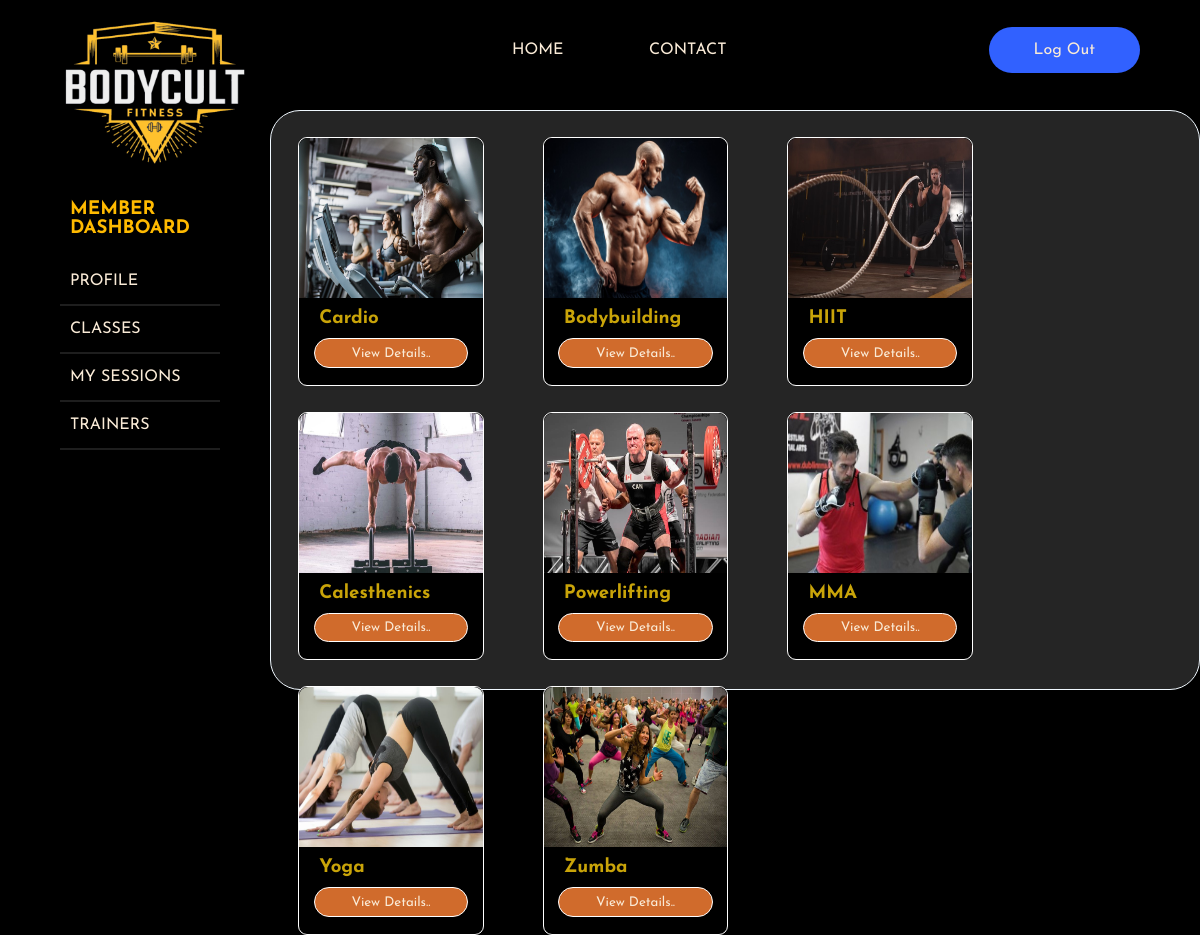
Screenshot of /mclass/ with the database file from the repository.
### body/models.py (models this page shows, shortened)
class Workout(models.Model):
    name = models.CharField(max_length=20)
    image = models.ImageField(upload_to="pics/", null=True, blank=True)

### body/views.py (the view)
# urls.py: path('mclass/',mclass),
def mclass(request):
    classes=Workout.objects.all()
    return render(request,"mclass.html",{"classes":classes})

### body/templates/mclass.html (shortened to what this page needs)
{% extends 'MemberDash.html' %}
{% block body %}
{% for class in classes %}
<div class="card">
        <img src={{class.image.url}}>
        <h3>{{class.name}}</h3>
        <button id="choose">
                <a href="/details/{{class.id}}"> View Details..</a>
        </button>
</div>
{% endfor %}
{% endblock %}

### body/templates/MemberDash.html (shortened to what this page needs)
<!DOCTYPE html>
<html lang="en">
<head>
     <link rel="stylesheet" type="text/css" href="/static/Dashboard.css">
</head>
<body>
<header>
 <div class="mainheader">
            <div class="logo">
                <img src="/static/Images/logo.png">
            </div>
            <nav>
                <a href="/home/">home</a>
                <a href="/contact/">contact</a>
            </nav>
            <div class="logoutbtn">
                <button id="button">
                    <a href="/signout/">Log Out</a>
                </button>
            </div>
        </div>
<div class="main">
<div class="Sideplane">
 <h3>MEMBER<br>DASHBOARD</h3>
  <ul>
  <li><a href="/mprofile/">PROFILE</a>
  <li><a href="/mclass/">CLASSES</a>
<li><a href="/msession/">MY SESSIONS</a>
 <li><a href="/mtrainer/">TRAINERS</a>
  </ul>
</div>
<div class="content">
{% block body %}{% endblock %}
 </div>
</div>
</header>
</body>
</html>

### body/static/Dashboard.css (style rules this page uses)
* { color:aliceblue; background-color:black; margin: 0; padding: 0; box-sizing: border-box; font-family: 'Josefin Sans', sans-serif; }
.Sideplane { margin-left: 60px; margin-top:100px; width:200px; background-color:#000000; }
.Sideplane ul li { list-style:none; padding:15px 10px; border-bottom: 2px solid rgba(100,100,100,0.3); }
.mainheader { background-color: rgba(0,0,0,0); width: 100%; padding-bottom: 70px; height: 100px; display: flex; justify-content: space-between; align-items: center; }
.logo img { margin-top:160px; width: 250px; height: 150px; padding-left: 60px; }
.mainheader nav { margin-top: 70px; width: 300px; display: flex; justify-content: space-around; align-items: center; }
.mainheader nav a { text-decoration: none; color: antiquewhite; text-transform: uppercase; }
.logoutbtn { margin-top: 70px; margin-right: 60px; }
a { text-decoration: none; color: antiquewhite; }
#button { padding: 15px 45px; text-align: center; font-size: 16px; border: none; background-color: rgb(49, 97, 255); border-radius: 25px; transition: 0.3s; cursor: pointer; }
.logoutbtn a { background:transparent; }
.Sideplane h3 { margin-left: 10px; margin-bottom: 20px; color:#ffba00; }
.main { display:flex; }
.content { margin-top:10px; background: rgba(64, 64, 64, 0.58); margin-left:50px; height:580px; border:solid; border-width: 1px; border-radius: 30px; width:1160px; }
.card { border: .8px solid white; margin: 26px 27px 0px; width: 20%; height:43%; background-color: rgba(0, 0, 0, 1); text-align: center; border-radius: 9px; display:inline-block; }
.card button a { background: transparent; }
.card img { width:100%; height:65%; border-top-left-radius: 9px; border-top-right-radius: 9px; }
.card h3 { margin-left: 20px; text-align: left; margin-top: 7px; color:#c9a409; }
#choose { border:1px solid white; border-radius:50px; background-color: rgba(211, 109, 45, 0.99); margin:10px; padding: 4% 20%; }
#choose a { background:transparent; }

### rows the page displays
Workout: image (picture), name "Cardio"
Workout: image (picture), name "Bodybuilding"
Workout: image (picture), name "HIIT"
Workout: image (picture), name "Calesthenics"
Workout: image (picture), name "Powerlifting"
Workout: image (picture), name "MMA"
Workout: image (picture), name "Yoga"
Workout: image (picture), name "Zumba"
